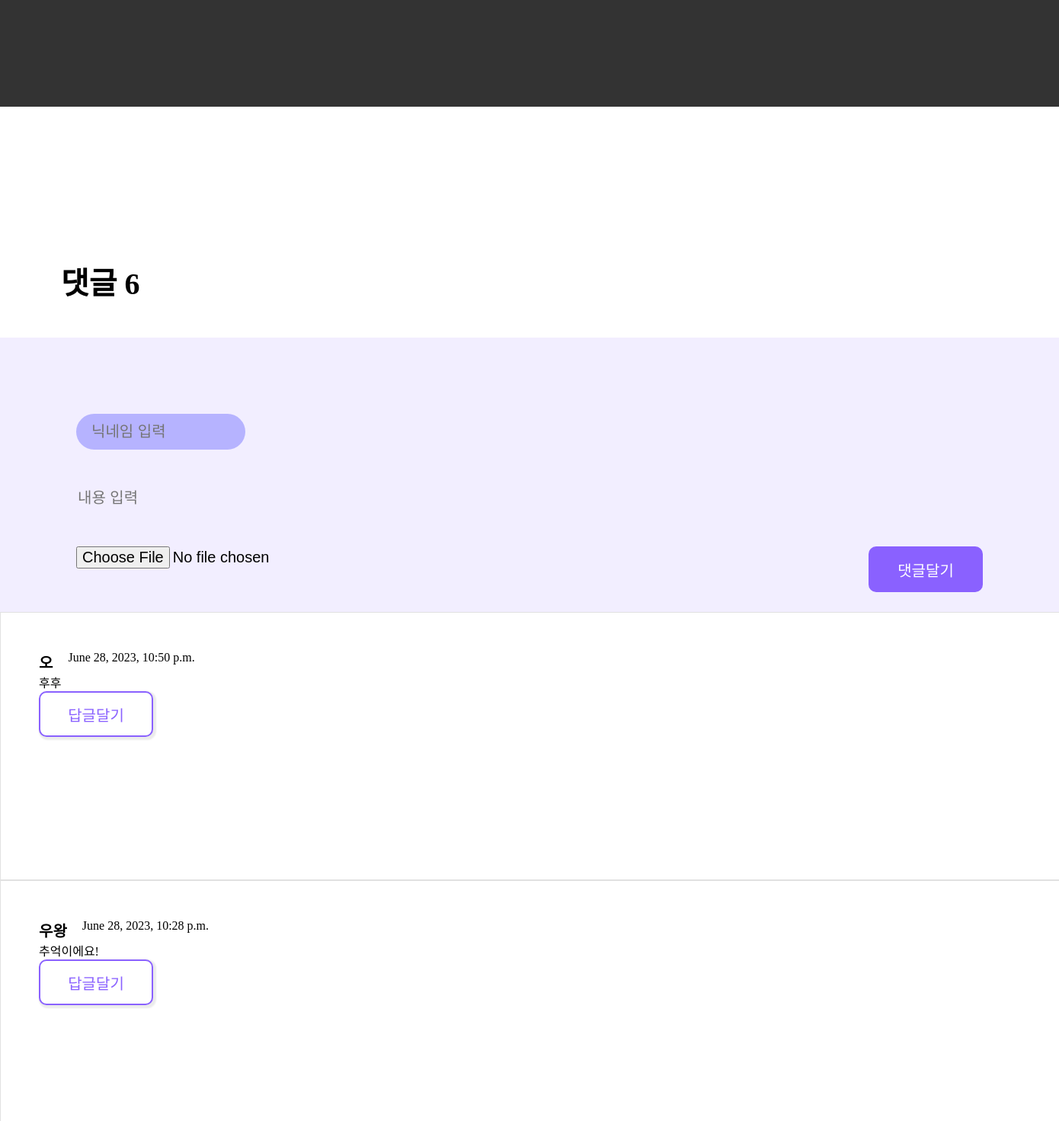
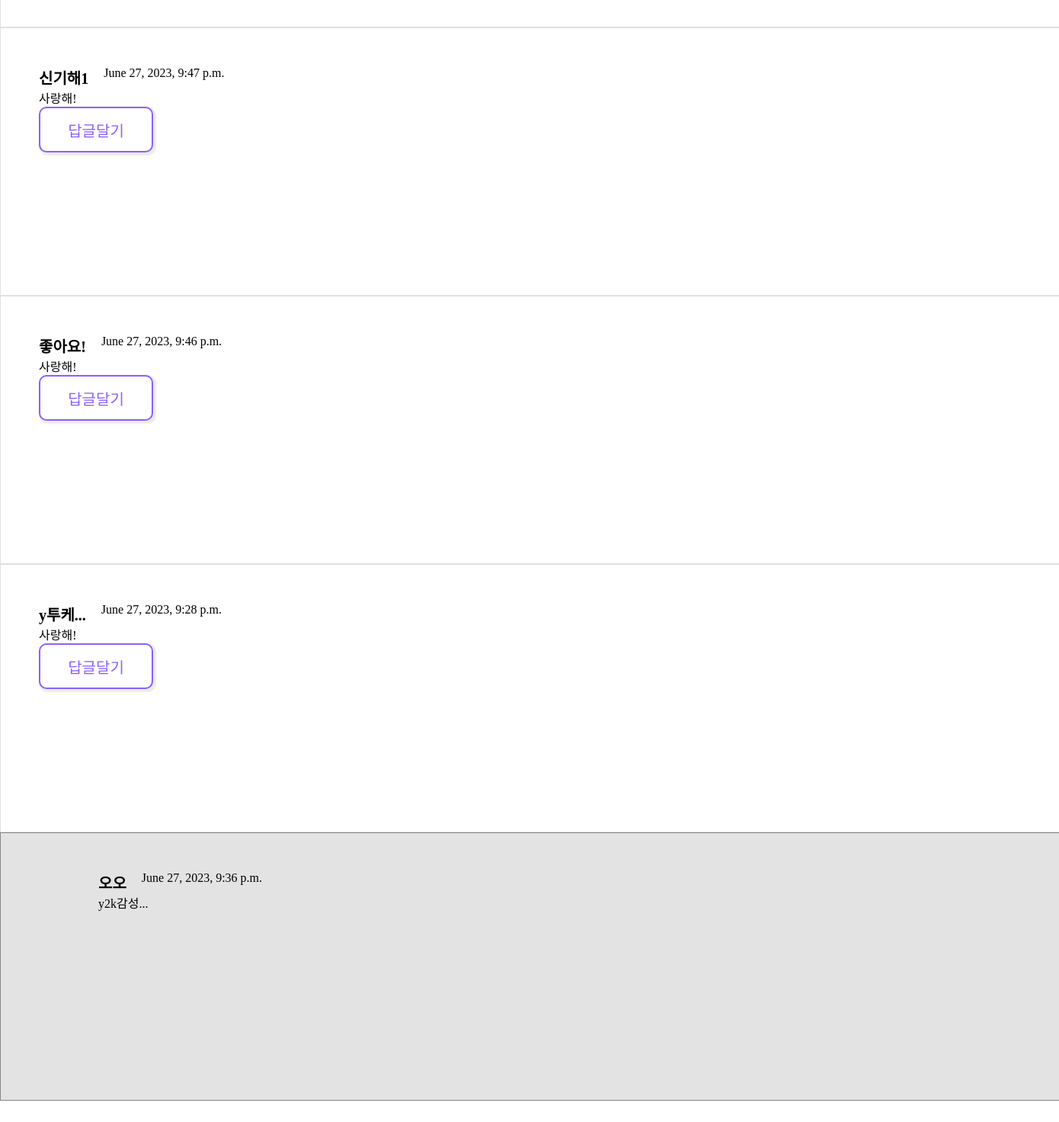
/perfume/detail/3/ (lower part), run on an earlier commit of the app's database (2 pictures, top to bottom).
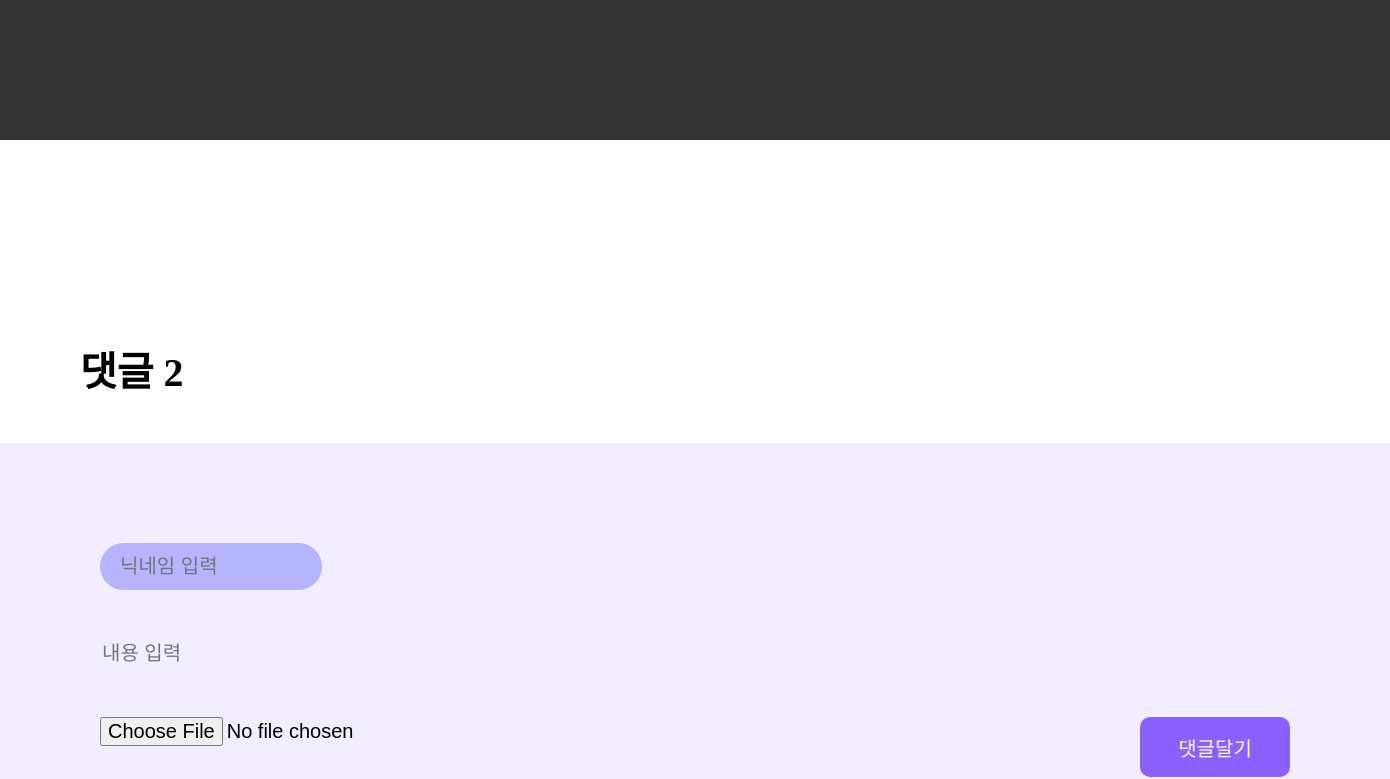
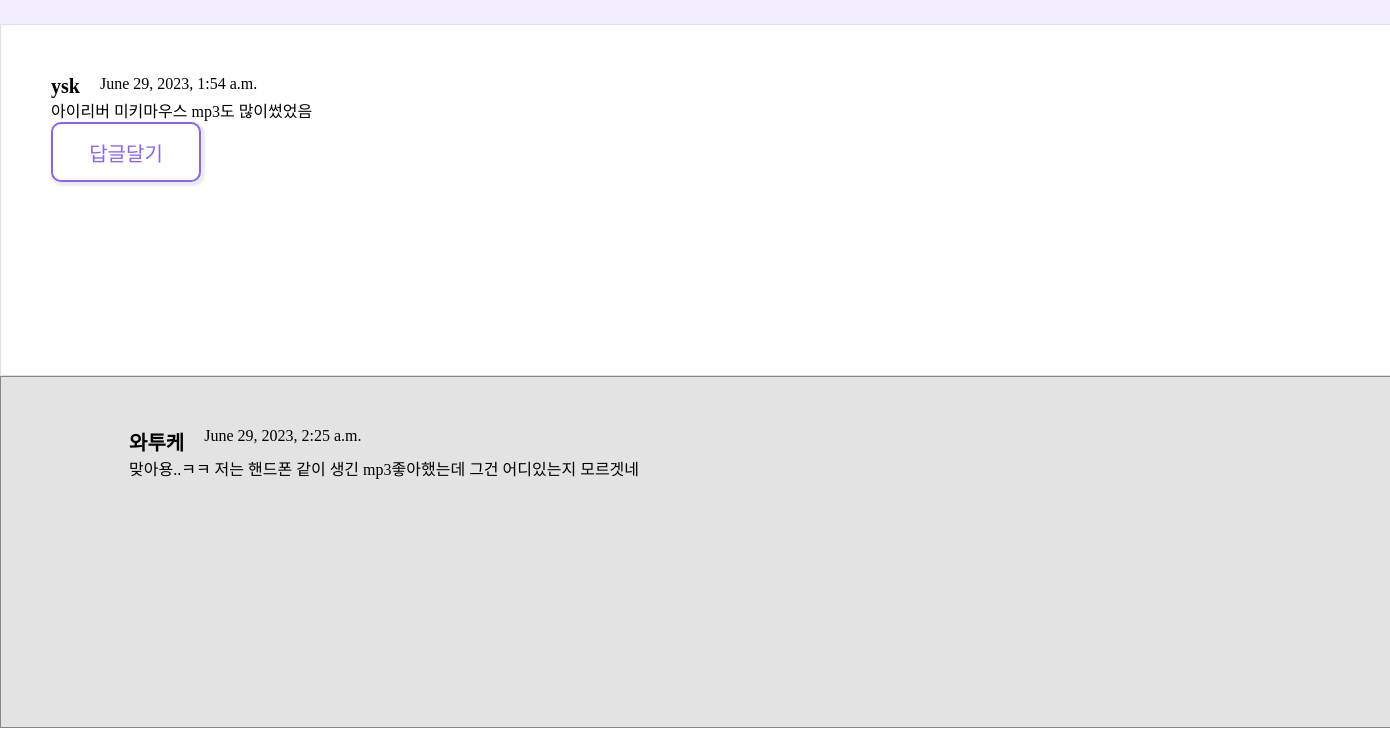
And on a later commit of the database (2 pictures, top to bottom).
### perfume/models.py (models this page shows, shortened)
class Comments(models.Model):
    memory = models.ForeignKey(Memory, on_delete=models.CASCADE)
    user = models.CharField(max_length=20, default='') #닉네임
    comment = models.CharField(max_length=200, default='') #댓글내용
    image = models.ImageField(upload_to='memory_images/%Y/%m/%d/', null=True, blank=True)
    created = models.DateTimeField(auto_now_add=True) #생성날짜
    updated = models.DateTimeField(auto_now=True) #수정시 날짜 변경
    heart = models.IntegerField(validators=[MinValueValidator(0)], default=0) #하트 갯수
    parent_comment = models.ForeignKey('self', on_delete=models.CASCADE, null=True)
    def children(self):
        return Comments.objects.filter(parent_comment=self).order_by('-created').all()
    class Meta:
        ordering = ['-created']
    def __str__(self):
        return self.comment

### perfume/views.py (the view, shortened to what this page needs)
# urls.py: path('detail/<int:pk>/', views.detail_memory, name='detail_memory'),
def detail_memory(request, pk):
    memory_detail = Memory.objects.get(pk=pk)
    comment_form = CommentCreationsForm()
    list_comments = Comments.objects.filter(memory=pk) # memory 각 id에 맞는 댓글 가져옴
    post_detail = get_object_or_404(Memory, pk=pk)
    context = {
        'memory' : memory_detail,
        'comment_form' : comment_form,
        'list_comments' : list_comments
    }
    return render(request, 'perfume/memory_detail.html', context)

### perfume/forms.py
class CommentCreationsForm(forms.ModelForm):
    class Meta:
        model = Comments
        fields = ['user', 'comment']

### perfume/templates/perfume/memory_detail.html (shortened to what this page needs)
{% load static %}
<!DOCTYPE html>
<html lang="en">
<head>
</head>
<body>
    <div class="banner">
        <div class="black-back"></div>
    </div>
    <div class="comments">
        <p style="margin: 0 0 45px 80px; font-weight: bold; font-size: 40px">댓글 {{ list_comments.count }}</p>
        <form method="POST">
            <input placeholder="닉네임 입력" maxlength="20" name="user" type="text" value="" class="input-name" required/>
            <br />
            <input placeholder="내용 입력" maxlength="200" name="comment" type="text" value="" required>
            <br />
            <input name="image" type="file" value="">
            <input class="btn-save" type="submit" value="댓글달기">
        </form>
        {% if list_comments %}
            {% for comment in list_comments %}
                {% if comment.parent_comment %}
                    {% else %}
                        <div class="box-comment">
                            <div class="user-comment">{{ comment.user }}</div>
                            <span>{{ comment.created }}</span>
                            <div style="clear: both ">{{ comment.comment }}</div>
                            <input class="btn-sub" type="submit" value="답글달기" onclick="reply('{{ comment.pk }}')">
                        </div>
                    {% if comment.children %}
                        {% for comment in comment.children %}
                            <div class="box-comment reply">
                                <div class="user-comment">{{ comment.user }}</div>
                                <span>{{ comment.created }}</span>
                                <div style="clear: both ">{{ comment }}</div>
                            </div>
                        {% endfor %}
                    {% endif %}
                    {% endif %}
            {% endfor %}
        {% else %}
            댓글 없음
        {% endif %}
    </div>
</body>
</html>

What changed in the data, as far as the page shows it:
removed Comments: user "오", created "June 28, 2023, 10:50 p.m.", comment "후후"
removed Comments: user "우왕", created "June 28, 2023, 10:28 p.m.", comment "추억이에요!"
removed Comments: user "신기해1", created "June 27, 2023, 9:47 p.m.", comment "사랑해!"
removed Comments: user "좋아요!", created "June 27, 2023, 9:46 p.m.", comment "사랑해!"
removed Comments: user "y투케...", created "June 27, 2023, 9:28 p.m.", comment "사랑해!"
removed Comments: user "오오", created "June 27, 2023, 9:36 p.m.", comment "y2k감성...", shown under "y투케..."
added Comments: user "ysk", created "June 29, 2023, 1:54 a.m.", comment "아이리버 미키마우스 mp3도 많이썼었음"
added Comments: user "와투케", created "June 29, 2023, 2:25 a.m.", comment "맞아용..ㅋㅋ 저는 핸드폰 같이 생긴 mp3좋아했는데 그건 어디있는지 모르겟네", shown under "ysk"
Also different on the page:
{{ list_comments.count }}: "6" → "2"
